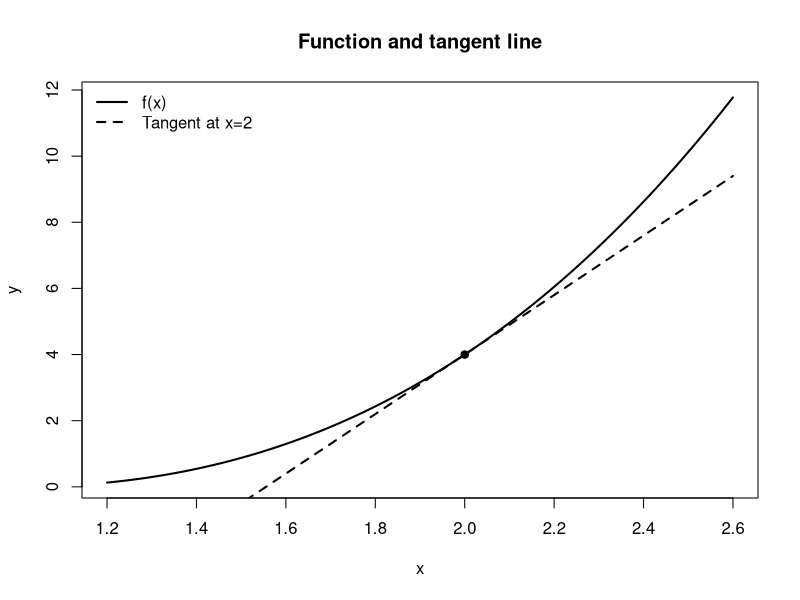

The R script that drew this image: (Note: this script raises an error after producing the figure.)
f <- function(x) x^3 - 3*x + 2
L <- function(x) 4 + 9*(x - 2)
x <- seq(1.2, 2.6, length.out = 300)
plot(x, f(x), type = "l", lwd = 2,
     xlab = "x", ylab = "y",
     main = "Function and tangent line")
lines(x, L(x), lty = 2, lwd = 2)
points(2, 4, pch = 19)
legend("topleft", c("f(x)", "Tangent at x=2"),
       lty = c(1, 2), lwd = 2, bty = "n")
central_diff(f, 2)
